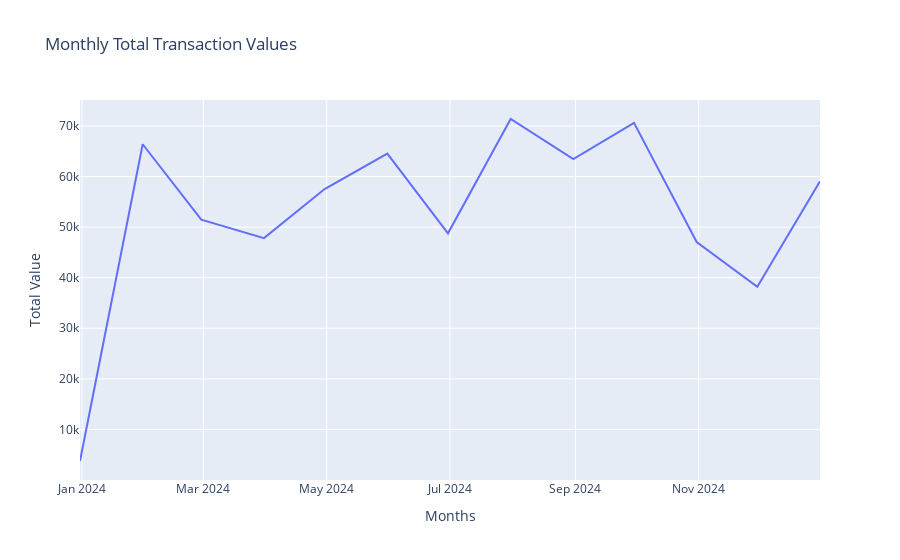

Notebook code for this chart:
### Code cell
# 2. Monthly total transaction values
monthly_values = transactions_df.resample('ME', on='TransactionDate')['TotalValue'].sum() 
# monthly_values.index = monthly_values.index.strftime('%b %Y') 
# plt.figure(figsize=(12, 6))  
# monthly_values.plot(kind='line', marker='o', color='green')  
# plt.title('Monthly Total Transaction Values')  
# plt.xlabel('Month')  
# plt.ylabel('Total Value')  
# plt.xticks(rotation=45)  
# plt.show()  

fig = px.line(x=monthly_values.index,
              y=monthly_values.values,
              labels={'x': 'Months', 'y': 'Total Value'},
              title='Monthly Total Transaction Values')

fig.show()

### Figure 1 — Plotly figure (JSON) as saved in the notebook; plotly's stock layout.template omitted (floating-point values rounded to 4 significant figures)
{"data": [{"hovertemplate": "Months=%{x}<br>Total Value=%{y}<extra></extra>", "legendgroup": "", "line": {"color": "#636efa", "dash": "solid"}, "marker": {"symbol": "circle"}, "mode": "lines", "name": "", "orientation": "v", "showlegend": false, "type": "scatter", "x": ["2023-12-31T00:00:00", "2024-01-31T00:00:00", "2024-02-29T00:00:00", "2024-03-31T00:00:00", "2024-04-30T00:00:00", "2024-05-31T00:00:00", "2024-06-30T00:00:00", "2024-07-31T00:00:00", "2024-08-31T00:00:00", "2024-09-30T00:00:00", "2024-10-31T00:00:00", "2024-11-30T00:00:00", "2024-12-31T00:00:00"], "xaxis": "x", "y": [3770.0, 66380.0, 51460.0, 47830.0, 57520.0, 64530.0, 48770.0, 71370.0, 63440.0, 70600.0, 47060.0, 38220.0, 59050.0], "yaxis": "y"}], "layout": {"legend": {"tracegroupgap": 0}, "title": {"text": "Monthly Total Transaction Values"}, "xaxis": {"anchor": "y", "domain": [0, 1], "title": {"text": "Months"}}, "yaxis": {"anchor": "x", "domain": [0, 1], "title": {"text": "Total Value"}}}}
